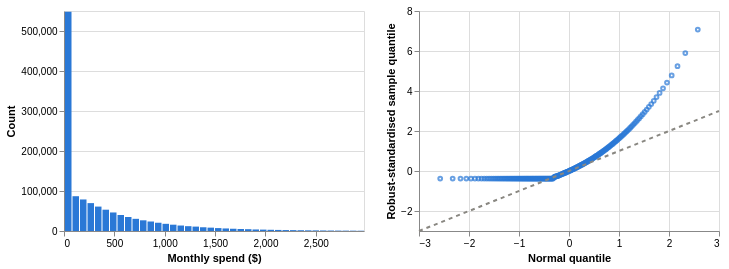

Here is the notebook cell this chart was saved with:
### Code cell
activity = monthly_activity(df, "transaction_timestamp", "account_id", "amount", "international_transaction_flag")
first_month = activity["month"].min()

# One row per account and month-end from the first transaction month; months with no
# transactions get zero spend and zero count (no transaction recorded that month).
panel = changes[changes["month"] >= first_month].merge(activity, on=["account_id", "month"], how="left")
panel[["monthly_spend", "transaction_count"]] = panel[["monthly_spend", "transaction_count"]].fillna(0)
panel = panel.dropna(subset=["future_change"])

distribution_charts(panel["monthly_spend"], "Monthly spend ($)", 40, 0.005)

### Figure 1 — Vega-Lite specification as saved in the notebook (floating-point values rounded to 4 significant figures; data arrays with more than 128 entries replaced by an {"elided": "..."} marker saying what was removed)
{"config": {"view": {"continuousWidth": 300, "continuousHeight": 300}}, "hconcat": [{"data": {"name": "data-0dbf6b47015d72b93ad3a567781a03ac"}, "mark": {"type": "bar", "color": "#2a78d6"}, "encoding": {"x": {"bin": "binned", "field": "start", "title": "Monthly spend ($)", "type": "quantitative"}, "x2": {"field": "end"}, "y": {"field": "count", "title": "Count", "type": "quantitative"}}, "height": 220, "width": 300}, {"layer": [{"data": {"name": "data-1e7ca3d852dc9833403e6975eb1cedbf"}, "mark": {"type": "point", "color": "#2a78d6", "size": 14}, "encoding": {"x": {"field": "theoretical", "title": "Normal quantile", "type": "quantitative"}, "y": {"field": "sample", "title": "Robust-standardised sample quantile", "type": "quantitative"}}}, {"data": {"name": "data-77c6682495c4b8b15ae5b12ce2242a61"}, "mark": {"type": "line", "color": "#898781", "strokeDash": [4, 4]}, "encoding": {"x": {"field": "theoretical", "type": "quantitative"}, "y": {"field": "sample", "type": "quantitative"}}}], "height": 220, "width": 300}], "$schema": "https://vega.github.io/schema/vega-lite/v5.20.1.json", "datasets": {"data-0dbf6b47015d72b93ad3a567781a03ac": [{"start": 0.0, "end": 74.46, "count": 547912}, {"start": 74.46, "end": 148.9, "count": 86969}, {"start": 148.9, "end": 223.4, "count": 78858}, {"start": 223.4, "end": 297.9, "count": 69707}, {"start": 297.9, "end": 372.3, "count": 61042}, {"start": 372.3, "end": 446.8, "count": 53257}, {"start": 446.8, "end": 521.2, "count": 46327}, {"start": 521.2, "end": 595.7, "count": 40057}, {"start": 595.7, "end": 670.2, "count": 34985}, {"start": 670.2, "end": 744.6, "count": 30437}, {"start": 744.6, "end": 819.1, "count": 26723}, {"start": 819.1, "end": 893.6, "count": 23744}, {"start": 893.6, "end": 968.0, "count": 20666}, {"start": 968.0, "end": 1042.0, "count": 17955}, {"start": 1042.0, "end": 1117.0, "count": 15768}, {"start": 1117.0, "end": 1191.0, "count": 13694}, {"start": 1191.0, "end": 1266.0, "count": 12050}, {"start": 1266.0, "end": 1340.0, "count": 10984}, {"start": 1340.0, "end": 1415.0, "count": 9352}, {"start": 1415.0, "end": 1489.0, "count": 8388}, {"start": 1489.0, "end": 1564.0, "count": 7281}, {"start": 1564.0, "end": 1638.0, "count": 6364}, {"start": 1638.0, "end": 1713.0, "count": 5647}, {"start": 1713.0, "end": 1787.0, "count": 5020}, {"start": 1787.0, "end": 1862.0, "count": 4528}, {"start": 1862.0, "end": 1936.0, "count": 3834}, {"start": 1936.0, "end": 2011.0, "count": 3487}, {"start": 2011.0, "end": 2085.0, "count": 3047}, {"start": 2085.0, "end": 2159.0, "count": 2673}, {"start": 2159.0, "end": 2234.0, "count": 2327}, {"start": 2234.0, "end": 2308.0, "count": 2148}, {"start": 2308.0, "end": 2383.0, "count": 1889}, {"start": 2383.0, "end": 2457.0, "count": 1655}, {"start": 2457.0, "end": 2532.0, "count": 1501}, {"start": 2532.0, "end": 2606.0, "count": 1318}, {"start": 2606.0, "end": 2681.0, "count": 1163}, {"start": 2681.0, "end": 2755.0, "count": 1018}, {"start": 2755.0, "end": 2830.0, "count": 902}, {"start": 2830.0, "end": 2904.0, "count": 824}, {"start": 2904.0, "end": 2979.0, "count": 682}], "data-1e7ca3d852dc9833403e6975eb1cedbf": {"elided": "199 records"}, "data-77c6682495c4b8b15ae5b12ce2242a61": [{"theoretical": -3, "sample": -3}, {"theoretical": 3, "sample": 3}]}}
